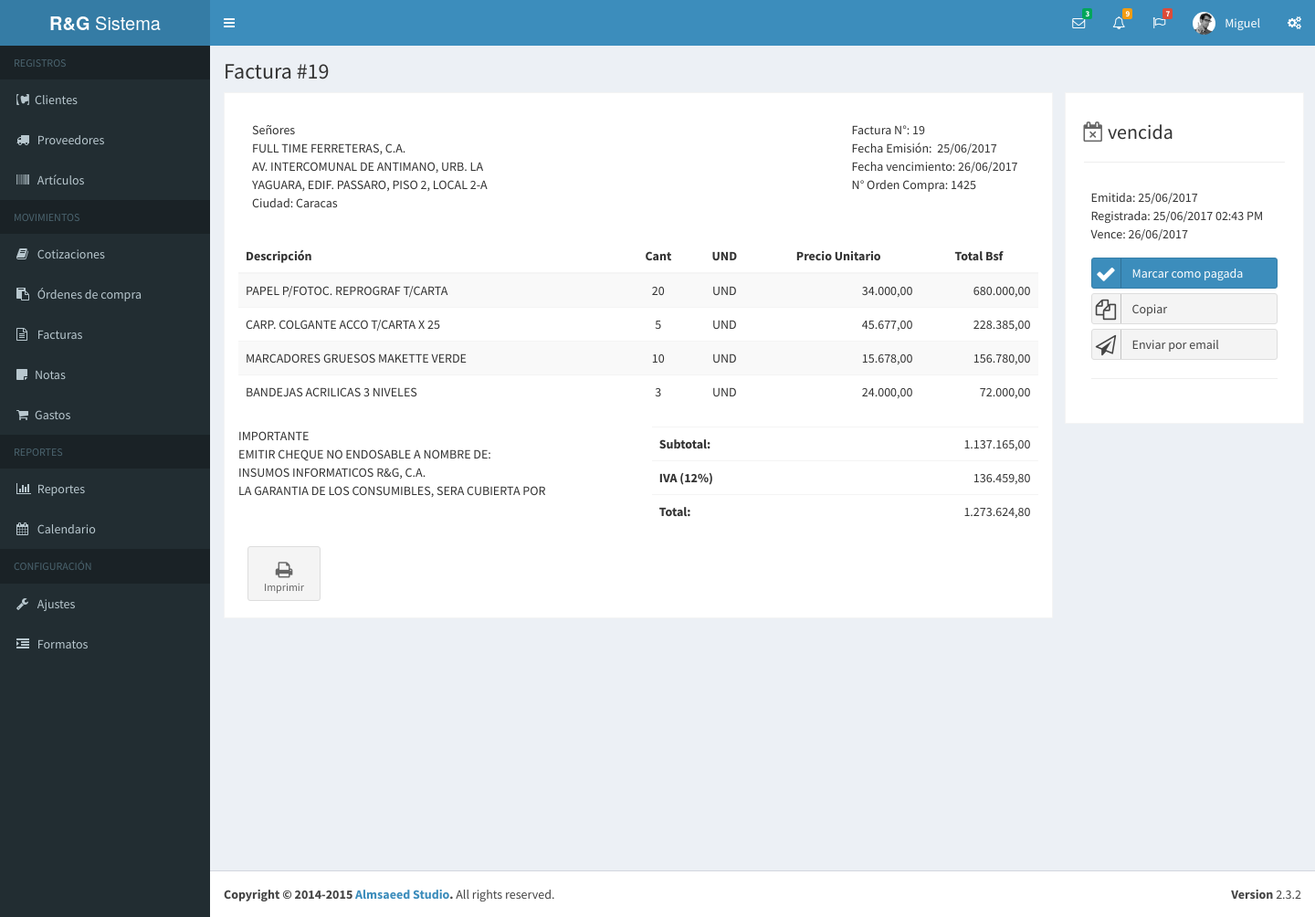
Page /documento.php?tipo_documento=fac&id=19 (signed in) on the committed database.
### tables this page shows
CREATE TABLE IF NOT EXISTS `usuario` (
  `idUsuario` int(11) NOT NULL AUTO_INCREMENT,
  `usuario` varchar(60) NOT NULL,
  `password` varchar(60) NOT NULL,
  `nombre` varchar(80) DEFAULT NULL,
  `empresa` varchar(40) DEFAULT NULL,
  `subtitulo` varchar(120) DEFAULT NULL,
  `rif` varchar(15) DEFAULT NULL,
  `telefonos` varchar(80) DEFAULT NULL,
  `email` varchar(80) DEFAULT NULL,
  `vendedor` varchar(25) DEFAULT NULL,
  `direccion1` varchar(160) DEFAULT NULL,
  `direccion2` varchar(160) DEFAULT NULL,
  `ultima_act_doc` datetime DEFAULT NULL,
  PRIMARY KEY (`idUsuario`)
);

CREATE TABLE IF NOT EXISTS `factura` (
  `idFactura` int(5) NOT NULL AUTO_INCREMENT,
  `numero` int(5) NOT NULL,
  `idCliente` int(7) DEFAULT NULL,
  `fecha_emision` datetime DEFAULT NULL,
  `fecha_registro` datetime DEFAULT NULL,
  `fecha_modificacion` datetime DEFAULT NULL,
  `fecha_vencimiento` datetime DEFAULT NULL,
  `fecha_venc_sist` datetime DEFAULT NULL,
  `fecha_pago` datetime DEFAULT NULL,
  `fecha_anulacion` datetime DEFAULT NULL,
  `idCotizacion` int(7) DEFAULT NULL,
  `orden_compra` varchar(15) DEFAULT NULL,
  `estado` varchar(20) DEFAULT NULL,
  `valor_condicion` int(11) DEFAULT NULL,
  `condicion` varchar(30) DEFAULT NULL,
  `idVendedor` int(1) DEFAULT NULL,
  `iva` decimal(10,2) DEFAULT NULL,
  `SubTotal` varchar(9) DEFAULT NULL,
  `TotalDescto` int(1) DEFAULT NULL,
  `TotalRecargo` int(1) DEFAULT NULL,
  `Total` varchar(10) DEFAULT NULL,
  `TipoDoc` varchar(1) DEFAULT NULL,
  `introduccion` varchar(200) DEFAULT NULL,
  `Observaciones` varchar(50) DEFAULT NULL,
  `Observaciones1` varchar(50) DEFAULT NULL,
  `Observaciones2` varchar(50) DEFAULT NULL,
  `Observaciones3` varchar(50) DEFAULT NULL,
  `idUsuario` int(11) DEFAULT NULL,
  PRIMARY KEY (`idFactura`),
  KEY `idUsuario` (`idUsuario`),
  KEY `IdCotizacion` (`idCotizacion`)
);

CREATE TABLE IF NOT EXISTS `cliente` (
  `idCliente` int(5) NOT NULL AUTO_INCREMENT,
  `nombre` varchar(51) NOT NULL,
  `rif` varchar(13) NOT NULL,
  `pcontacto` varchar(50) DEFAULT NULL,
  `nit` int(11) DEFAULT NULL,
  `direccion1` varchar(100) DEFAULT NULL,
  `direccion2` varchar(100) DEFAULT NULL,
  `ciudad` varchar(30) DEFAULT NULL,
  `telefono1` varchar(20) DEFAULT NULL,
  `telefono2` varchar(20) DEFAULT NULL,
  `excento` varchar(20) DEFAULT NULL,
  `pagweb` varchar(30) DEFAULT NULL,
  `email` varchar(30) DEFAULT NULL,
  PRIMARY KEY (`idCliente`)
);

CREATE TABLE IF NOT EXISTS `detallefactura` (
  `IdDetalle` int(5) NOT NULL AUTO_INCREMENT,
  `IdFactura` int(4) DEFAULT NULL,
  `Item` int(2) DEFAULT NULL,
  `IdArticulo` int(11) NOT NULL,
  `codigo_producto` varchar(9) DEFAULT NULL,
  `und` varchar(5) DEFAULT NULL,
  `Descripcion` varchar(60) DEFAULT NULL,
  `Cantidad` int(5) DEFAULT NULL,
  `PrecioUnit` varchar(10) DEFAULT NULL,
  `punit` float(11,2) NOT NULL DEFAULT '0.00',
  `Porcentaje` int(1) DEFAULT NULL,
  `PrecioTotal` float(11,2) NOT NULL,
  `IdItem` int(1) DEFAULT NULL,
  `TotalIVA` varchar(11) DEFAULT NULL,
  PRIMARY KEY (`IdDetalle`)
);

### bd/data-usuario.php (called while the page is built, shortened)
<?php
	function obtenerUsuarioPorId( $idu, $dbh ){
		$sql = "select * from usuario where idUsuario = $idu";
		$data_user = mysql_fetch_array( mysql_query ( $sql, $dbh ) );
		return $data_user;
	}
?>

### bd/data-factura.php (called while the page is built, shortened)
<?php
	function obtenerDetalleFactura( $dbh, $idf ){
		$detalle = array();
		$q = "select IdDetalle as idd, IdArticulo as ida, Descripcion as descripcion, Cantidad as cantidad,
		PrecioUnit as punit, PrecioTotal as ptotal, und from detallefactura where IdFactura = $idf";
		$data = mysql_query( $q, $dbh );
		while( $item = mysql_fetch_array( $data ) ){
			$detalle[] = $item;
		}
		return $detalle;
	}
	function obtenerFacturaPorId( $dbh, $idf ){
		$q = "select f.numero as nro, f.IdFactura as idf, f.estado as estado, f.IdCliente as idcliente,
		f.idCotizacion as idc, DATE_FORMAT(f.fecha_emision,'%d/%m/%Y') as femision,
		DATE_FORMAT(f.fecha_registro,'%d/%m/%Y %h:%i %p') as fregistro,
		DATE_FORMAT(f.fecha_pago,'%d/%m/%Y %h:%i %p') as fpago,
		DATE_FORMAT(f.fecha_anulacion,'%d/%m/%Y %h:%i %p') as fanulacion,
		DATE_FORMAT(f.fecha_modificacion,'%d/%m/%Y %h:%i %p') as fmodificacion,
		DATE_FORMAT(f.fecha_vencimiento,'%d/%m/%Y') as fvencimiento,
		DATE_FORMAT(f.fecha_venc_sist,'%d/%m/%Y') as fvenc_sist, f.valor_condicion as vcondicion, f.iva as iva,
		f.orden_compra as oc, f.condicion as condicion, f.valor_condicion as vcondicion, f.introduccion as intro,
		f.Observaciones as obs0, f.Observaciones1 as obs1, f.Observaciones2 as obs2, f.Observaciones3 as obs3,
		c.Nombre as nombre, c.Rif as rif, c.direccion1 as dir1, c.direccion2 as dir2, c.telefono1 as tlf1,
		c.telefono2 as tlf2, c.Email as email FROM factura f, cliente c
		WHERE f.IdFactura = $idf and f.IdCliente = c.idCliente";
		$factura["encabezado"] = mysql_fetch_array( mysql_query ( $q, $dbh ) );
		$factura["detalle"] = obtenerDetalleFactura( $dbh, $idf );
		return $factura;
	}

### bd/data-documento.php (called while the page is built, shortened)
<?php
	function obtenerTotales( $detalle, $pcge ){
		$subtotal = 0;
		foreach ( $detalle as $d ) {
			$subtotal += ( $d["punit"] * $d["cantidad"] );
		}
		$totales["subtotal"] = number_format( $subtotal, 2, ".", "" );
		$totales["iva"] = number_format( $subtotal * $pcge, 2, ".", "" );
		$totales["total"] = number_format( $subtotal + ($subtotal * $pcge), 2, ".", "" );
		return $totales;
	}
?>

### documento.php (the view, shortened to what this page needs)
<?php
	include( "bd/bd.php" );
	include( "bd/data-usuario.php" );
	include( "bd/data-articulo.php" );
	include( "bd/data-factura.php" );
	include( "bd/data-nota.php" );
  include( "bd/data-documento.php" );
	include( "bd/data-cotizacion.php" );
	include( "fn/fn-documento.php" );
?>
<!DOCTYPE html>
<html>
  <head>
    <link rel="stylesheet" href="bootstrap/css/bootstrap.min.css">
    <link rel="stylesheet" href="https://maxcdn.bootstrapcdn.com/font-awesome/4.4.0/css/font-awesome.min.css">
    <link rel="stylesheet" href="https://code.ionicframework.com/ionicons/2.0.1/css/ionicons.min.css">
    <link rel="stylesheet" href="dist/css/AdminLTE.min.css">
    <link rel="stylesheet" href="dist/css/skins/_all-skins.min.css">
    <link rel="stylesheet" type="text/css" href="css/style.css">
  </head>
  <body class="hold-transition skin-blue sidebar-mini">
    <div class="wrapper">
      <header class="main-header">
        <nav class="navbar navbar-static-top" role="navigation">
          <a href="#" class="sidebar-toggle" data-toggle="offcanvas" role="button">
          </a>
          <div class="navbar-custom-menu">
            <ul class="nav navbar-nav">
              <?php include("sub-scripts/nav/mensajes.php");?>
              <?php include("sub-scripts/nav/notificaciones.php");?>
              <?php include("sub-scripts/nav/tareas.php");?>
              <?php include("sub-scripts/nav/perfil.php");?>
              <li><a href="#" data-toggle="control-sidebar"><i class="fa fa-gears"></i></a></li>
            </ul>
          </div>
        </nav>
      </header>
      <?php
        $cta = obtenerUsuarioPorId( $usuario["idUsuario"], $dbh );
        $titulo_obs = $encabezado["obs0"];
        $enlace_imp = "impresion.php?tipo_documento=$tdd&id=$id&idu=$usuario[idUsuario]";
        $enlace_cop = enlaceAccion( $tdd, $id, "nuevo", "idref" );
        $iconoi = iconoEstado( $encabezado["estado"] );
      ?>
	     <?php include( "sub-scripts/nav/menu_ppal.php" );?>
      <div class="content-wrapper">
        <div>
        <section class="content-header">
          <h1><?php echo $tdocumento." #".$encabezado["nro"]; ?></h1>
        </section></div>
        <section id="bloque_documento" class="invoice col-sm-9">
          <div class="row">
            <div class="col-xs-12">
            </div>
          </div>
            <?php if( $tdd != "fac_x" ) { ?>
            <div class="row invoice-info" id="membrete">
                <div class="col-sm-2 invoice-col"></div>
                <div class="col-sm-8 invoice-col" align="center">
                </div>
                <div class="col-sm-2 invoice-col"></div>
          	</div>
			      <?php } ?>
            <div class="row invoice-info" id="encabezado" style="margin:20px 0;">
              <div class="col-sm-4 invoice-col" id="dcliente">
                  <div id="dc_nombre">Señores</div>
                  <div id="dc_nombre"><?php echo $encabezado["nombre"]?></div>
                  <?php if( ( $tdd == "fac" ) || ( $tdd == "odc" ) || ( $tdd == "sctz" ) ) { ?>
                    <div id="dc_dir2"><?php echo $encabezado["dir2"]?></div>
                    <div id="dc_ciudad">Ciudad: Caracas</div>
                  <?php } ?>
              </div>
              <div class="col-sm-5 invoice-col"> </div>
              <div class="col-sm-3 invoice-col" id="ddocumento">
                <div id="doc_nro"><?php echo $tdocumento." N°: ".$encabezado["nro"];?></div>
                <div id="doc_femis">Fecha Emisión: &nbsp;<?php echo $encabezado["femision"];?></div>
                <?php if( $tdd == "fac" ) { ?>
                  <div id="doc_fvenc">Fecha vencimiento: <?php echo $encabezado["fvencimiento"]; ?></div>
                  <div id="doc_noc">N° Orden Compra: <?php echo $encabezado["oc"]; ?></div>
                <?php } ?>
              </div>
            </div>
            <div class="row">
              <div class="col-xs-12" id="texto_introductorio">
              </div>
            </div>
            <div class="row">
              <div class="col-xs-12 table-responsive">
                <table class="table table-striped">
                  <thead>
                    <tr>
                      <th class="tit_tdf_i">Descripción</th>
                      <th class="tit_tdf">Cant</th>
                      <th class="tit_tdf">UND</th>
                      <th class="tit_tdf">Precio Unitario</th>
                      <th class="tit_tdf">Total Bsf</th>
                    </tr>
                  </thead>
                  <tbody>
                    <?php foreach( $detalle_d as $item ) { ?>
                    <tr>
                      <td class="tit_tdf_i"><?php echo $item["descripcion"];?></td>
                      <td class="tit_tdf"><?php echo $item["cantidad"];?></td>
                      <td class="tit_tdf"><?php echo $item["und"];?></td>
                      <td align="right"><?php echo number_format( $item["punit"], 2, ",", "." );?></td>
                      <td align="right"><?php echo number_format( $item["ptotal"], 2, ",", "." );?></td>
                    </tr>
                    <?php } ?>
                  </tbody>
                </table>
              </div>
            </div>
            <div class="row">
              <div class="col-xs-6">
                  <div><?php echo $titulo_obs;?></div>
                  <div><?php echo $obs1; ?></div>
                  <div><?php echo $obs2; ?></div>
                  <div><?php echo $obs3; ?></div>
              </div>
              <div class="col-xs-6">
                <?php if($tdd != "sctz") { ?>
                  <div class="table-responsive">
                    <table class="table">
                      <tr>
                        <th style="width:50%">Subtotal:</th>
                        <td class="tit_tdf_d"><?php echo number_format( $totales["subtotal"], 2, ",", "." ); ?></td>
                      </tr>
                      <tr>
                        <th>IVA (<?php echo $eiva; ?>%)</th>
                        <td class="tit_tdf_d"><?php echo number_format( $totales["iva"], 2, ",", "." ); ?></td>
                      </tr>
                      <tr>
                        <th>Total:</th>
                        <td class="tit_tdf_d"><?php echo number_format( $totales["total"], 2, ",", "." ); ?></td>
                      </tr>
                    </table>
                  </div>
                <?php } ?>
              </div>
            </div>
            <div class="row no-print">
              <div class="col-xs-12">
                <a href="<?php echo $enlace_imp; ?>" class="btn btn-app" target="_blank">
                  <i class="fa fa-print fa-2x"></i> Imprimir
                </a>
              </div>
            </div>
        </section>
        <section id="bloque_data_documento" class="col-sm-2 col-xs-12 invoice">
          <h2 class="page-header">
            <div id="destado">
              <i class="fa <?php echo $iconoi["icono"]." ".$iconoi["color"]; ?>"></i>
              <?php echo $encabezado["estado"]; ?>
            </div>
          </h2>
          <div id="bloque_fechas" class="bdatadoc">
            <?php echo fechasDocumento( $encabezado );  ?>
          </div>
          <div id="bloque_opciones_rapidas" class="bdatadoc">
              <?php if( admiteCambioEstado( $tdd, $encabezado, "marcar_pagada" ) ) {  ?>
                <a class="btn btn-block btn-social btn-primary actestado" data-toggle="modal"
                data-target="#ventana_estado" data-valor="pagada" data-taccion="Marcar como pagada" data-rdir="">
                <i class="fa fa-check"></i>Marcar como pagada</a>
              <?php } ?>
              <a class="btn btn-social btn-default btn-block" href="<?php echo $enlace_cop; ?>" target="_blank">
              <i class="fa fa-copy"></i>Copiar</a>
              <a class="btn btn-social btn-default btn-block" href="#!">
              <i class="fa fa-send-o"></i>Enviar por email</a>
              <hr>
          </div>
        </section>
      </div>
      <?php include("sub-scripts/nav/footer.php"); ?>
    </div>
  </body>
</html>

### sub-scripts/nav/perfil.php (shortened to what this page needs)
<?php
  $usuario = obtenerUsuarioPorId( $_SESSION["user"]["idUsuario"], $dbh );
?>
<li class="dropdown user user-menu">
<a href="#" class="dropdown-toggle" data-toggle="dropdown">
  <img src="dist/img/user2-160x160.jpg" class="user-image" alt="User Image">
  <span class="hidden-xs"><?php echo $usuario["nombre"]; ?></span>
</a>
</li>

### css/style.css (style rules this page uses)
.tit_tdf_i { text-align: left; }
.tit_tdf { text-align: center; }
.tit_tdf_d { text-align: right; }
#bloque_documento { padding: 8px 15px; margin: 10px 3px 10px 15px !important; }
.page-header { padding-bottom: 20px; }
.gris { color: #666; }
#bloque_data_documento { margin: 10px 3px 10px 10px !important; width: 21.7% !important; }
.bdatadoc { padding: 8px; }

### rows in the picture
usuario: nombre "Miguel"
factura: numero "19", idCliente.nombre "FULL TIME FERRETERAS, C.A.", idCliente.direccion2 "AV. INTERCOMUNAL DE ANTIMANO, URB. LA YAGUARA, EDIF. PASSARO, PISO 2, LOCAL 2-A", orden_compra "1425", Observaciones "IMPORTANTE", Observaciones1 "EMITIR CHEQUE NO ENDOSABLE A NOMBRE DE:", Observaciones2 "INSUMOS INFORMATICOS R&G, C.A.", Observaciones3 "LA GARANTIA DE LOS CONSUMIBLES, SERA CUBIERTA POR", iva "1.137.165,00", iva "12", iva "136.459,80", iva "1.273.624,80", estado "vencida"
detallefactura: Descripcion "PAPEL P/FOTOC. REPROGRAF T/CARTA", Cantidad "20", und "UND", PrecioUnit "34.000,00", PrecioTotal "680.000,00"
detallefactura: Descripcion "CARP. COLGANTE ACCO T/CARTA X 25", Cantidad "5", und "UND", PrecioUnit "45.677,00", PrecioTotal "228.385,00"
detallefactura: Descripcion "MARCADORES GRUESOS MAKETTE VERDE", Cantidad "10", und "UND", PrecioUnit "15.678,00", PrecioTotal "156.780,00"
detallefactura: Descripcion "BANDEJAS ACRILICAS 3 NIVELES", Cantidad "3", und "UND", PrecioUnit "24.000,00", PrecioTotal "72.000,00"

### other values in the picture
$tdocumento "Factura"
$encabezado["femision"] "25/06/2017"
$encabezado["fvencimiento"] "26/06/2017"
$rf "Emitida"
$encabezado[$i] "25/06/2017"
$rf "Registrada"
$encabezado[$i] "25/06/2017 02:43 PM"
$rf "Vence"
$encabezado[$i] "26/06/2017"
